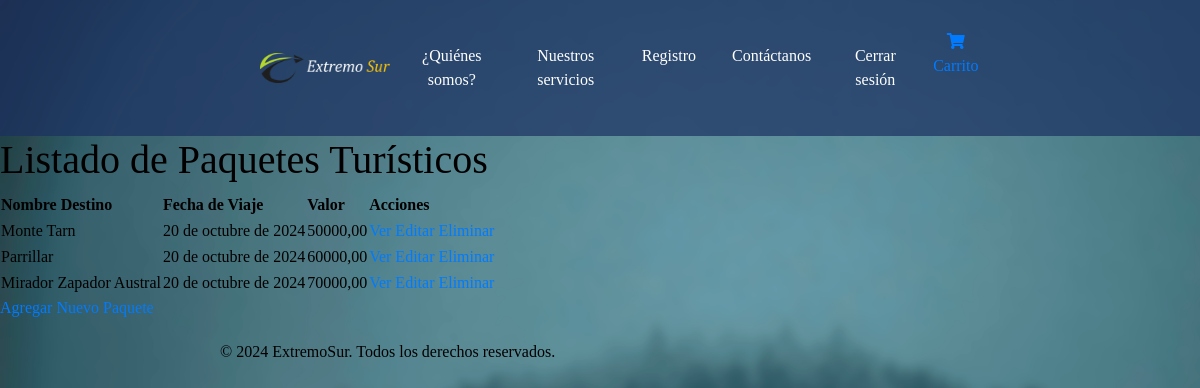
The app's page /paquetes/ (signed in) with its own data.
### gestionviajes/models.py (models this page shows, shortened)
class PaqueteTuristico(models.Model):
    nombre_destino = models.CharField(max_length=100)
    fecha_viaje = models.DateField()
    valor = models.DecimalField(max_digits=10, decimal_places=2)

### gestionviajes/views.py (the view)
# urls.py: path('paquetes/', views.paquete_list, name='paquete_list'),
@staff_member_required
def paquete_list(request):
    paquetes = PaqueteTuristico.objects.all()
    return render(request, 'paquete_list.html', {'paquetes': paquetes})

### gestionviajes/templates/paquete_list.html (shortened to what this page needs)
{% extends "base.html" %}
{% load static %}
{% block content %}
<!DOCTYPE html>
<html lang="es">
<head>
    <link rel="stylesheet" type="text/css" href="{% static 'styles.css' %}">
</head>
<body>
    <h1>Listado de Paquetes Turísticos</h1>
    <table>
        <thead>
            <tr>
                <th>Nombre Destino</th>
                <th>Fecha de Viaje</th>
                <th>Valor</th>
                <th>Acciones</th>
            </tr>
        </thead>
        <tbody>
            {% for paquete in paquetes %}
            <tr>
                <td>{{ paquete.nombre_destino }}</td>
                <td>{{ paquete.fecha_viaje }}</td>
                <td>{{ paquete.valor }}</td>
                <td>
                    <a href="{% url 'paquete_detail' paquete.id %}">Ver</a>
                    <a href="{% url 'paquete_update' paquete.id %}">Editar</a>
                    <a href="{% url 'paquete_delete' paquete.id %}">Eliminar</a>
                </td>
            </tr>
            {% endfor %}
        </tbody>
    </table>
    <a href="{% url 'paquete_create' %}">Agregar Nuevo Paquete</a>
</body>
</html>
{% endblock %}

### gestionviajes/static/css/styles.css (style rules this page uses)
body { font-family: Cambria, Cochin, Georgia, Times, 'Times New Roman', serif; color: #000; margin: 0; padding: 0; background-image: url('/static/img/fondo.png'); background-repeat: repeat-y; background-attachment: fixed; background-size: cover; }

### records on screen
PaqueteTuristico: nombre_destino "Monte Tarn", fecha_viaje "20 de octubre de 2024", valor "50000,00"
PaqueteTuristico: nombre_destino "Parrillar", fecha_viaje "20 de octubre de 2024", valor "60000,00"
PaqueteTuristico: nombre_destino "Mirador Zapador Austral", fecha_viaje "20 de octubre de 2024", valor "70000,00"
